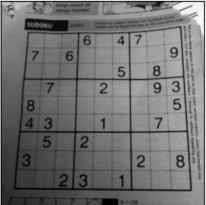
#> input picture practice/img/sudoku.png, 206 x 205 px, found by its file name
$ python HoughLine.py
#> lines starting #> are read from the running program, lines starting #| are printed output that depends on the picture; after the words box and inside, x2 and y2 are one past the last pixel; in counts of white or black regions, pixels touching at a corner belong together
import cv2 as cv
import numpy as np
img = cv.imread(cv.samples.findFile('LearnOpenCV/img/sudoku.png'))
#> img is the input picture: shape (205, 206, 3); mean B, G, R 112.5, 112.5, 112.5
gray = cv.cvtColor(img,cv.COLOR_BGR2GRAY)
edges = cv.Canny(gray,50,150,apertureSize = 3)
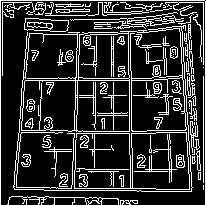
#> edges: shape (205, 206); 19.5% white in thin lines or dots
lines = cv.HoughLinesP(edges,1,np.pi/180,100,minLineLength=100,maxLineGap=10)
#> lines = 17 rows, first 6: [0, 0, 204, 0], [205, 204, 205, 1], [0, 204, 0, 1], [203, 189, 203, 2], [22, 80, 153, 80], [127, 4, 129, 106]
for line in lines:
    x1,y1,x2,y2 = line[0]
    cv.line(img,(x1,y1),(x2,y2),(0,255,0),2)
#> this loop made 17 passes
#> (x1, y1, x2, y2) on passes 1 to 12: (0, 0, 204, 0), (205, 204, 205, 1), (0, 204, 0, 1), (203, 189, 203, 2), (22, 80, 153, 80), (127, 4, 129, 106), (129, 5, 132, 133), (71, 197, 77, 32), (24, 130, 137, 131), (183, 2, 194, 163), (23, 78, 151, 78), (113, 133, 113, 5)
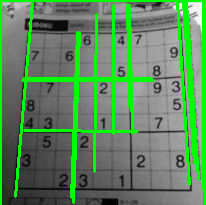
#> img: shape (205, 206, 3); 16.45% of pixels changed, all inside (x1, y1, x2, y2) = (0, 0, 206, 205)
cv.imwrite('houghlines5.jpg',img)

$ run again, with practice/img/gradient.png copied over practice/img/sudoku.png
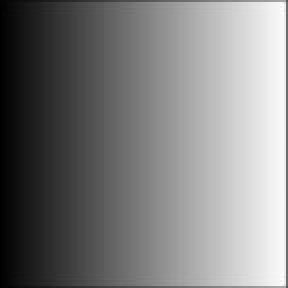
#> input picture practice/img/gradient.png, 144 x 144 px, found by its file name (shown 2 times larger)
#> img is the input picture: shape (144, 144, 3); mean B, G, R 125.8, 125.8, 125.7
#> `edges = cv.Canny(gray,50,150,apertureSize = 3)`:
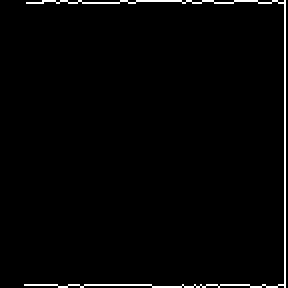
#> edges: shape (144, 144) (shown 2 times larger); 1.9% white in thin lines or dots
#> lines = [[142, 143, 142, 0]]
#> the loop `for line in lines:` made 1 pass
#> after the loop `for line in lines:`:
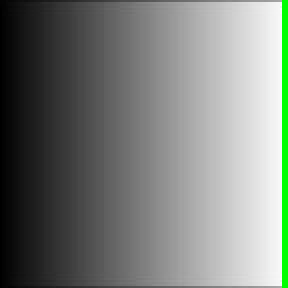
#> img: shape (144, 144, 3) (shown 2 times larger); 2.08% of pixels changed, all inside (x1, y1, x2, y2) = (141, 0, 144, 144)
